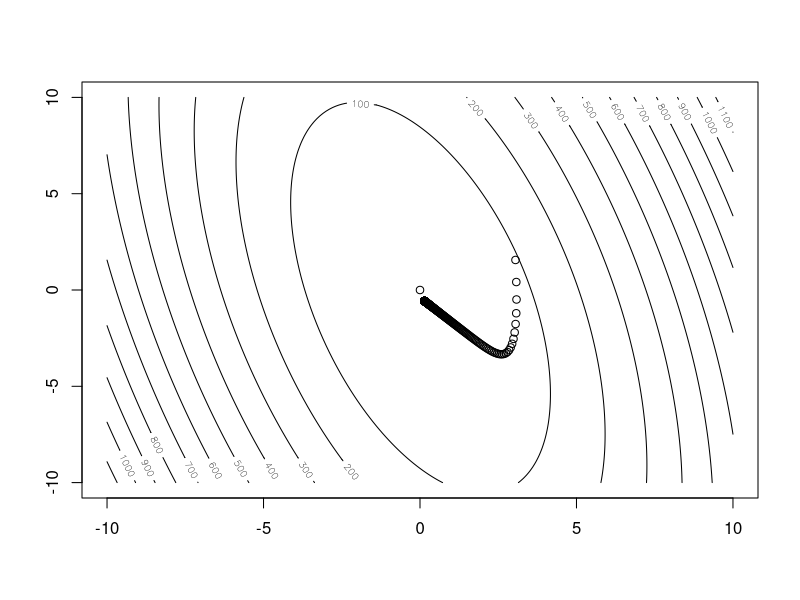
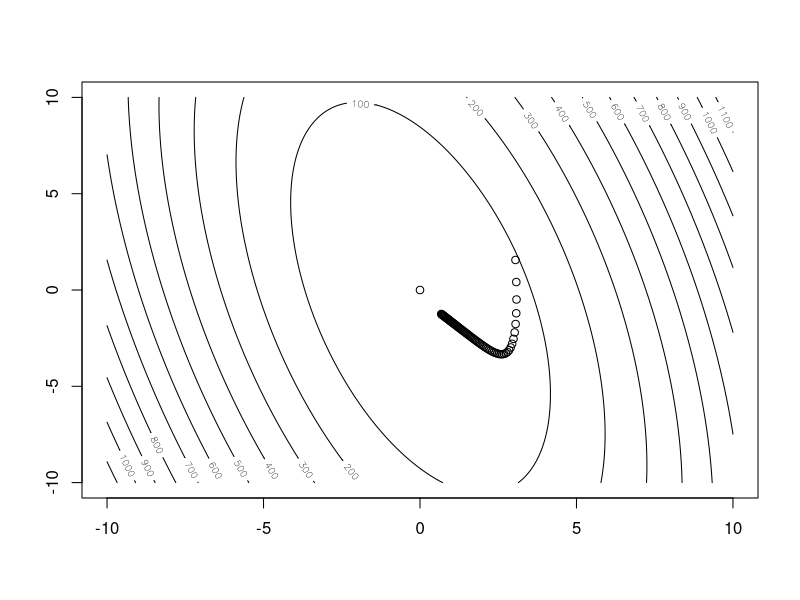

Write R code to recreate these figures, in order.
## ---- chunk 1
g <- function(w0, w1) {
  return(
    2 + w0 + w1 + 3*w0*w1 + 7.5*w0^2 + 1.25*w1^2
  )
}

g_prime <- function(w0, w1) {
  return(
    rbind(c(
      1 + 5*w0 + 3*w1,
      1 + 3*w0 + 2.5*w1
    ))
  )
}

C <- rbind(
  c(7.5, 2),
  c(1, 1.25)
)
w0 <- rbind(c(3,3))
current <- w0
alpha <- 0.1
tol <- 10^-5
count <- 0

weight_history <- rbind(c(0,0))
cost_history <- numeric(0)
repeat{
  
  cw1 <- current[1,1]
  cw2 <- current[1,2]
  
  next_point <- current -  t(alpha * (solve(C)) %*% t(g_prime(cw1, cw2)))
  
  flag <- abs(g(next_point[1,1], next_point[1,2]) - g(current[1,1], current[1,2]))
  if(flag < tol){
    break
  }
  
  nw1 <- next_point[1,1]
  nw2 <- next_point[1,2]
  
  weight_history <- rbind(weight_history, next_point)
  cost_history <- c(cost_history, g(nw1, nw2))
  current <- rbind(c(nw1, nw2))
  count <- count + 1
}

xgrid <- ygrid <- seq(-10, 10, 0.1)
g_out <- outer(xgrid, ygrid, FUN = g)
contour(x = xgrid, y = ygrid, z = g_out) + points(weight_history[1:dim(weight_history)[1], 1], weight_history[1:dim(weight_history)[1], 2])
## ---- chunk 2
g <- function(w0, w1) {
  return(
    2 + w0 + w1 + 3*w0*w1 + 7.5*w0^2 + 1.25*w1^2
  )
}

g_prime <- function(w0, w1) {
  return(
    rbind(c(
      1 + 5*w0 + 3*w1,
      1 + 3*w0 + 2.5*w1
    ))
  )
}

C <- rbind(
  c(7.5, 2),
  c(1, 1.25)
)
w0 <- rbind(c(3,3))
current <- w0
alpha <- 0.1
tol <- 10^-1
count <- 0

weight_history <- rbind(c(0,0))
cost_history <- numeric(0)
repeat{
  
  cw1 <- current[1,1]
  cw2 <- current[1,2]
  
  next_point <- current -  t(alpha * (solve(C) %*% diag(2)) %*% t(g_prime(cw1, cw2)))
  
  flag <- abs(g(next_point[1,1], next_point[1,2]) - g(current[1,1], current[1,2]))
  if(flag < tol){
    break
  }
  
  nw1 <- next_point[1,1]
  nw2 <- next_point[1,2]
  
  weight_history <- rbind(weight_history, next_point)
  cost_history <- c(cost_history, g(nw1, nw2))
  current <- rbind(c(nw1, nw2))
  count <- count + 1
}

xgrid <- ygrid <- seq(-10, 10, 0.1)
g_out <- outer(xgrid, ygrid, FUN = g)
contour(x = xgrid, y = ygrid, z = g_out) + points(weight_history[1:dim(weight_history)[1], 1], weight_history[1:dim(weight_history)[1], 2])
